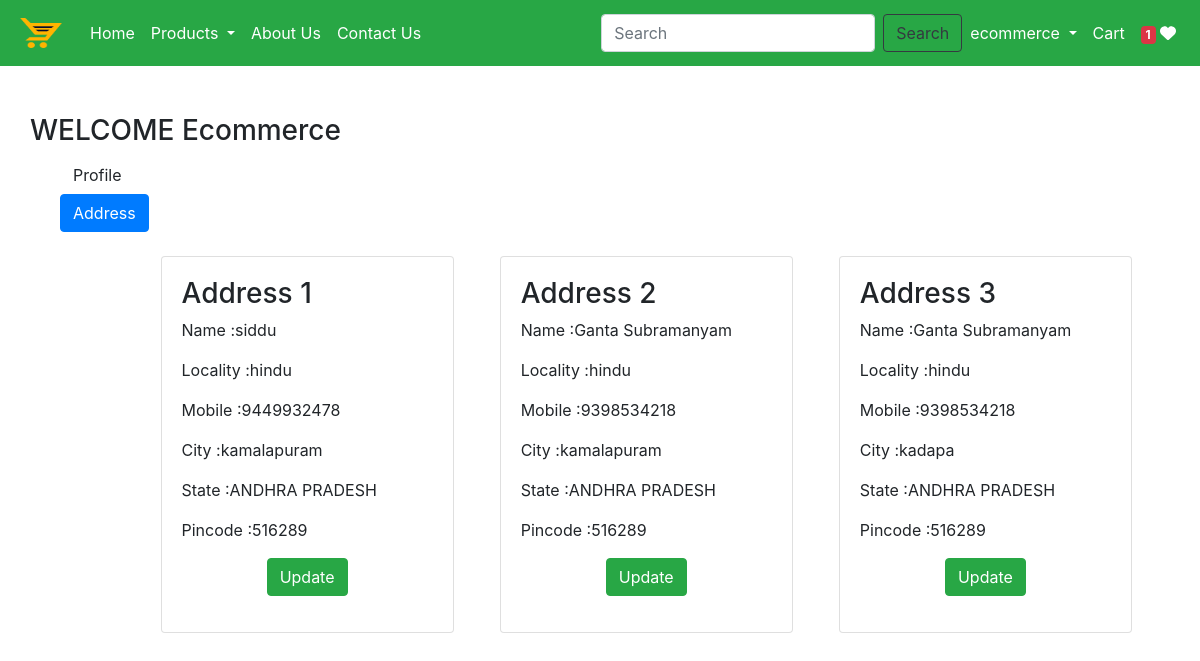
Page /address (signed in) on the committed database.
### dcapp/models.py (models this page shows, shortened)
class Customer(models.Model):
    user=models.ForeignKey(User,on_delete=models.CASCADE)
    name=models.CharField(max_length=200)
    locality=models.CharField(max_length=200)
    city=models.CharField(max_length=200)
    mobile=models.IntegerField(default=0)
    zipcode=models.IntegerField()
    state=models.CharField(choices=STATE_CHOICES,max_length=100)

### dcapp/views.py (the view)
# urls.py: path('address',address,name='address'),
def address(request):
    add =Customer.objects.filter(user=request.user)
    totalitem=0
    wishlist=0
    if request.user.is_authenticated:
        totalitem=len(Cart.objects.filter(user=request.user))
        wishlist=len(Wishlist.objects.filter(user=request.user))
    return render(request,'address.html',locals())

### templates/address.html (shortened to what this page needs)
{% extends 'base.html' %}
{% load static %}
 {% block content %}
 <div class="container my-5">
    <div class="row">
        <h3>WELCOME <span class="text-capitalize">{{request.user}}</span></h3>
    </div>
    <div class="col-sm-2 border-end">
        <ul class="list-unstyled">
            <li class="d-grid"><a href="{% url 'profile' %}" class="btn">Profile</a></li>
            <li class="d-grid"><a href="{% url 'address' %}" class="btn btn-primary">Address</a></li>
        </ul>
    </div>
    <div class="col-sm-11 offset-sm-1">
        <div class='row'>
            {% for ad in add %}
             <div class="col-sm-4">
                <div class="card m-2">
                    <div class="card-body">
                        <h3>Address {{forloop.counter}}</h3>
                         <p>Name :{{ad.name}}</p>
                         <p>Locality :{{ad.locality}}</p>
                         <p>Mobile :{{ad.mobile}}</p>
                         <p>City :{{ad.city}}</p>
                         <p>State :{{ad.state}}</p>
                         <p>Pincode :{{ad.zipcode}}</p>
                         <p class='text-center'><a href="{% url 'updateaddress' pk=ad.id %}" type='button' class="btn btn-success">Update</a></p>
                    </div>
                </div>
             </div>
            {% endfor %}
        </div>
    </div>
 {% endblock content %}

### templates/base.html (shortened to what this page needs)
{% load static %}
<!DOCTYPE html>
<html lang="en">
<head>
    <link rel="stylesheet" href="https://cdn.jsdelivr.net/npm/bootstrap@4.5.3/dist/css/bootstrap.min.css">
    <link rel='stylesheet' href='{% static "css/all.min.css" %}' />
    <link rel='stylesheet' href='{% static "css/owl.carousel.min.css" %}' />
    <link rel='stylesheet' href='{% static "css/style.css" %}' />
    <link rel='stylesheet' href='{% static "home.css" %}' />
  </head>
<body>
    <nav class="navbar navbar-expand-lg navbar-dark bg-success">
        <a class="navbar-brand" href="{% url 'home' %}"><img src="\media\ecommerce.png" width='50' height='40' alt="logo"></a>
        <div class="collapse navbar-collapse" id="navbarSupportedContent">
          <ul class="navbar-nav mr-auto">
            {% if request.user.is_authenticated %}
            <li class="nav-item active">
              <a class="nav-link" href="/">Home <span class="sr-only">(current)</span></a>
            </li>
            <li class="nav-item active dropdown">
                <a class="nav-link dropdown-toggle" href="#" id="navbarDropdown" role="button" data-toggle="dropdown" aria-haspopup="true" aria-expanded="false">
                  Products
                </a>
            </li>
            <li class="nav-item">
              <a class="nav-link text-white" href="{% url 'about' %}">About Us</a>
            </li>
            <li class="nav-item">
              <a class="nav-link text-white" href="{% url 'contact' %}">Contact Us</a>
            </li>
          </ul>
          <form class="form-inline my-2 my-lg-0" role='search' action='/search'>
            <input class="form-control mr-sm-2" type="search" placeholder="Search" name="search" aria-label="Search">
            <button class="btn btn-outline-dark my-2 my-sm-0" type="submit">Search</button>
          </form>
        </div>
        <ul class="navbar-nav mr-auto">
          <li class="nav-item active dropdown">
            <a class="nav-link dropdown-toggle" href="#" id="navbarDropdown" role="button" data-toggle="dropdown" aria-haspopup="true" aria-expanded="false">
              {{request.user}}
            </a>
          </li>
          <li class="nav-item">
            <a class="nav-link text-white" href="{% url 'showcart' %}"> Cart</a>
          </li>
          <li class="nav-item">
            <a class="nav-link text-white" href=""><span class="badge bg-danger">{% if wishlist > 0 %}{{wishlist}}{% endif %}</span> <i class='fa fa-heart'></i></a>
          </li>
          {% endif %}
        </ul>
      </nav>
   {% block content %}{% endblock content %}
  </body>
</html>

### rows in the picture
Customer: name "siddu", locality "hindu", mobile "9449932478", city "kamalapuram", state "ANDHRA PRADESH", zipcode "516289"
Customer: name "Ganta Subramanyam", locality "hindu", mobile "9398534218", city "kamalapuram", state "ANDHRA PRADESH", zipcode "516289"
Customer: name "Ganta Subramanyam", locality "hindu", mobile "9398534218", city "kadapa", state "ANDHRA PRADESH", zipcode "516289"

### other values in the picture
{{ request.user }} "ecommerce"
{{ wishlist }} "1"
{{ request.user }} "Ecommerce"
